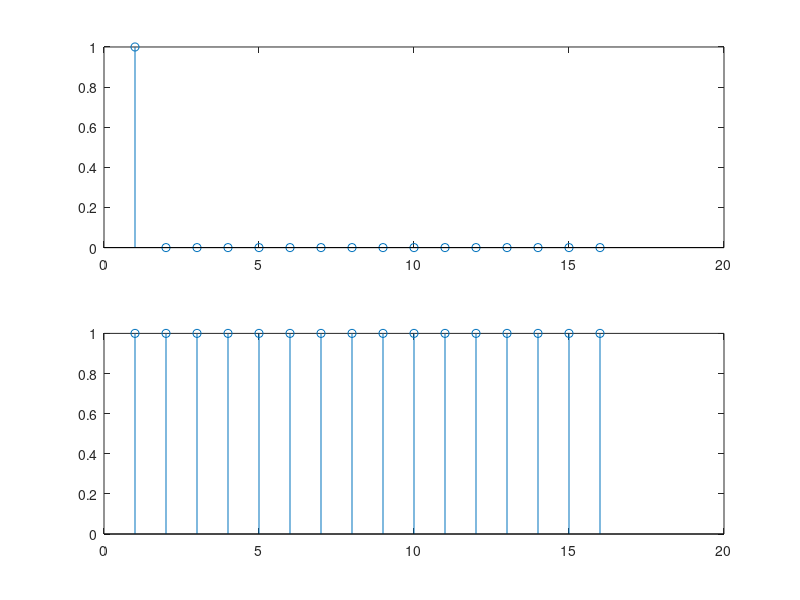

The MATLAB script that drew this image:
clc
clear all
K=16;
N=16;
for ii=1:N
 if(ii==1)
 x(ii)=1;
 else
 x(ii)=0;
 end
end
subplot(2,1,1),stem(x);
for ii=1:K
 for iii=1:N
 expo_x(ii,iii)=exp(-1j*((2*pi)/N)*(ii-1)*(iii-1));
 end
end
X=expo_x*x';
subplot(2,1,2),stem(X);
